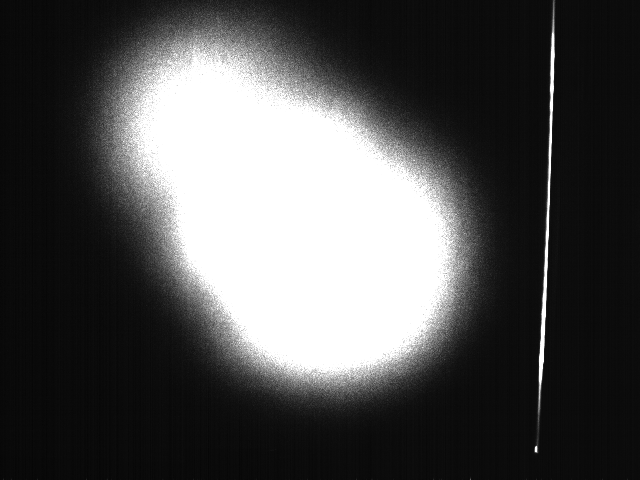
%> input picture ng.tif, 640 x 480 px; its folder holds only this picture in this run
$ octave imgfft.m   (GNU Octave 9; MATLAB toolbox functions it lacks are replaced by stand-ins)
%> lines starting %> are read from the running program, lines starting %| are printed output that depends on the picture; in (x1, y1, x2, y2) boxes, pixels count from 0 and x2, y2 are one past the last pixel; in counts of white or black regions, pixels touching at a corner belong together; the program's own positions count from 1
clear all;
close all;
clc;

maindir = uigetdir( 'Select Dictionary to Open' );
%> the answer given: .
fullpath = fullfile( maindir, '*.tif' );
dat = dir( fullpath );               % ?????????tif???
if(~isempty(dat))
    for j = 1 : length( dat )
        datpath = fullfile( maindir,  dat( j ).name);
        img=imread(datpath);
%> img is the input picture: size 480x640 uint8; min 6, max 255, mean 80.1
        img_crop=imcrop(img,[0 0 520 480]);
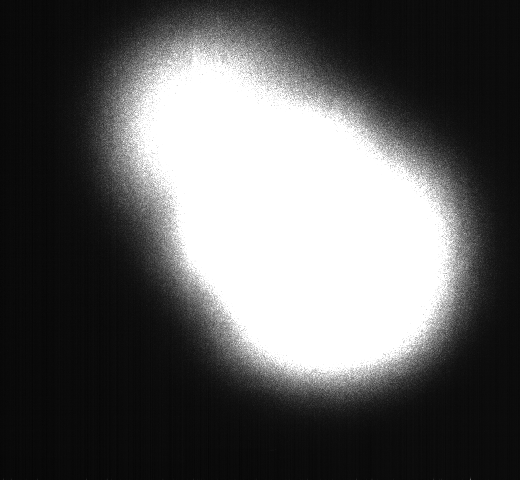
%> img_crop: size 480x520 uint8; min 6, max 255, mean 94.6
        img_fft=fft2(img_crop);                       %?????????
        img_fft_shift=fftshift(img_fft);              %??????????
        R_img_fft=real(img_fft_shift);                    %?????????
        I_img_fft=imag(img_fft_shift);                    %?????????
        Amp_img=sqrt(R_img_fft.^2+I_img_fft.^2);             %??????
        Amp_img=(Amp_img-min(min(Amp_img)))/(max(max(Amp_img))-min(min(Amp_img)))*225;%???
        Amp_img_sum = sum(sum(im2bw(Amp_img, 50/255)));
%> Amp_img_sum = 603
% [27 lines of commented-out code are left out]
        imshow(img);
        imshow(im2bw(Amp_img, 50/255));
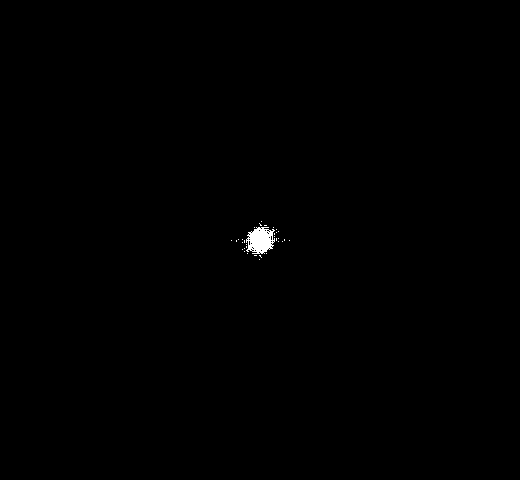
%> displayed picture: size 480x520 logical; 0.24% white; 33 white regions (32 under 20 px), largest, box (x1, y1, x2, y2) and area: (246, 227, 275, 254) 553
        if(Amp_img_sum<1200)
           movefile(datpath,'D:\SourceImage\test\ok');
        else
           movefile(datpath,'D:\SourceImage\test\ng');
        end
    end
end

$ run again, on ng1.tif
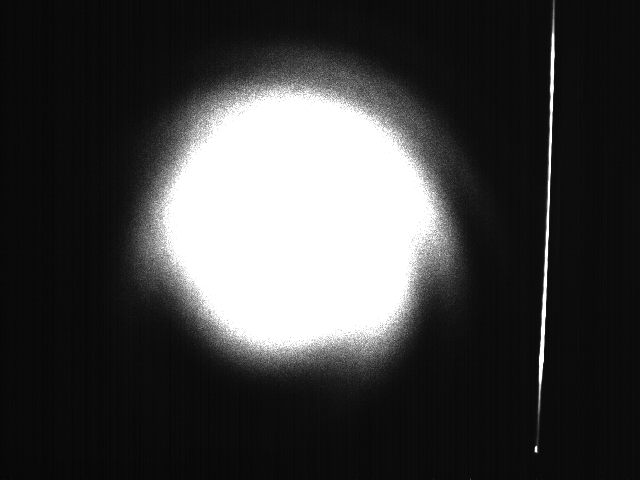
%> input picture ng1.tif, 640 x 480 px
%> img is the input picture: size 480x640 uint8; min 7, max 255, mean 64.1
%> `img_crop=imcrop(img,[0 0 520 480]);`:
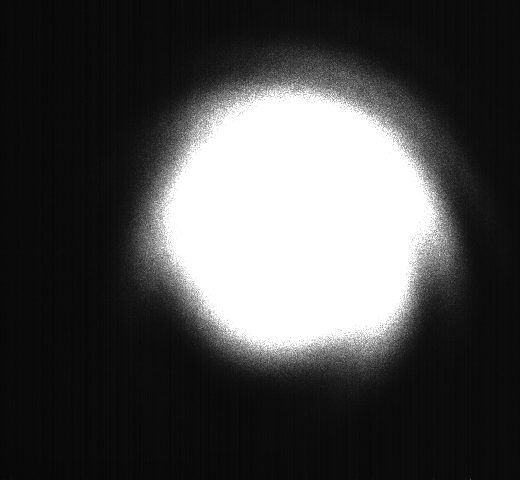
%> img_crop: size 480x520 uint8; min 7, max 255, mean 75
%> Amp_img_sum = 979
%> `imshow(im2bw(Amp_img, 50/255));`:
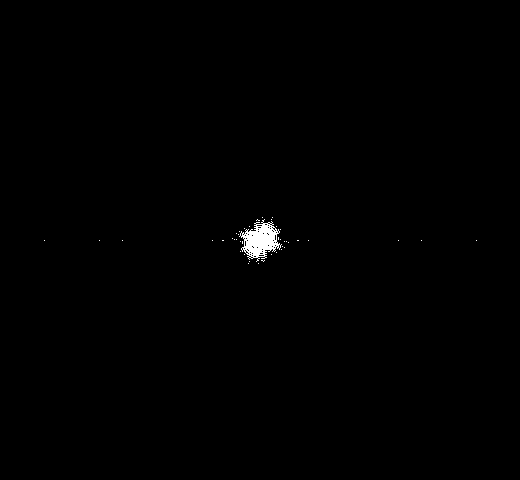
%> displayed picture: size 480x520 logical; 0.39% white; 43 white regions (42 under 20 px), largest, box (x1, y1, x2, y2) and area: (239, 219, 282, 262) 925
